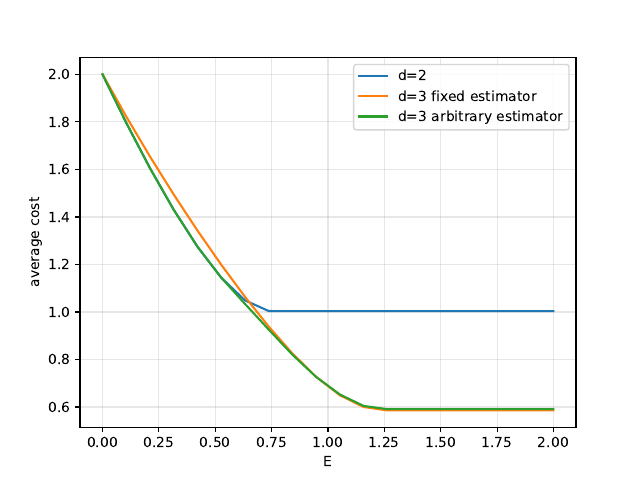

Source code (Python):
'''
Calculate the optimal average Holevo cost for the phase estimation problem of different dimensions
with arbitrary (fixed) classical estimators.
'''

from cvxpy import constraints, partial_trace
import numpy as np
import cvxpy as cp
import matplotlib.pyplot as plt
import itertools
from constants import get_H

from joblib import Parallel, delayed, Memory
from tqdm import tqdm

from utils import *

memory = Memory(location='./cachedir', verbose=0)

@memory.cache
def get_J(dim):
    J = np.zeros((dim**2, dim**2), dtype=complex)
    ket = [
            # |i>
            sp.coo_matrix(([1.], ([i], [0])), shape=(dim, 1)).toarray()
            for i in range(dim)
        ]
    for i in range(dim-1):
        J += np.kron(ket[i] @ ket[i+1].T, ket[i] @ ket[i+1].T)
    return J

@memory.cache
def construct_prob(dim):
    Tx = [
        cp.Variable((dim**2, dim**2), hermitian=True)
        for _ in range(dim)
    ]
    rho = cp.Variable((dim, dim), hermitian=True)

    lambda_x = [cp.Parameter(complex=True) for _ in range(dim)]
    E = cp.Parameter() 

    J = get_J(dim)

    obj = cp.Minimize(2 - sum(
        cp.real(2 * lambda_x[i] * cp.trace(Tx[i] @ J))
        for i in range(dim)
    ))

    T = sum(
        cp.kron(Tx[i], fock_dm(dim, i))
        for i in range(dim)
    )

    constraints = [ T >> 0 ]
    constraints += [ sum(Tx) == cp.kron(rho, np.eye(dim))]
    constraints += [ cp.trace(rho) == 1, rho >> 0 ]

    H = get_H(dim)
    expanded_H = np.kron(H, np.eye(dim*dim)) + np.kron(np.eye(dim*dim), H)
    constraints += [
        cp.partial_trace(
            cp.partial_trace(expanded_H @ T, [dim]*3, 0),
            [dim]*2, 1
        ) << H.T + E * np.eye(dim)
    ]
    constraints += [ cp.real(cp.trace(H @ rho)) <= E ]

    prob = cp.Problem(obj, constraints)

    try:
        prob.get_problem_data(solver=cp.MOSEK)
    except Exception:
        pass

    return prob, lambda_x, E

def calc(args, dim=2):
    lambda_x_val = args[:-1]
    E_val = args[-1]

    prob, lambda_x, E = construct_prob(dim)
    for i in range(dim):
        lambda_x[i].value = lambda_x_val[i]
    E.value = E_val

    prob.solve(solver=cp.MOSEK)

    sol = dict()
    sol['val'] = prob.value
    sol['energy'] = E_val
    
    return sol

def solve(E, dim=2, is_fixed=False):
    if is_fixed:
        lambda_vals = [np.exp(2j*i*np.pi/dim) for i in range(dim)]
        pairs = list(itertools.product(*[lambda_vals for _ in range(dim)], E))
    else:
        lambda_vals = np.exp(1j * np.linspace(0, 2 * np.pi, 20))
        pairs = list(itertools.product(*[lambda_vals for _ in range(dim)], E))
    from functools import partial
    res = Parallel(n_jobs=-1)(delayed(partial(calc, dim=dim))(pair) for pair in tqdm(pairs))

    opt_val = [
        min(
            sol['val']
            for sol in res
            if sol['energy'] == e
        )
        for e in E    
    ]

    return opt_val

if __name__ == '__main__':
    E = np.linspace(0, 2, 20)

    cost2 = solve(E, 2, is_fixed=False)
    cost3 = solve(E, 3, is_fixed=False)
    cost3_fix = solve(E, 3, is_fixed=True)

    plt.plot(E, cost2, label='d=2')
    plt.plot(E, cost3_fix, label='d=3 fixed estimator')
    plt.plot(E, cost3, label='d=3 arbitrary estimator')
    plt.xlabel('E')
    plt.ylabel('average cost')
    plt.grid(True, alpha=0.3)
    plt.legend()
    plt.savefig('phase.pdf', dpi = 600)
    plt.show()